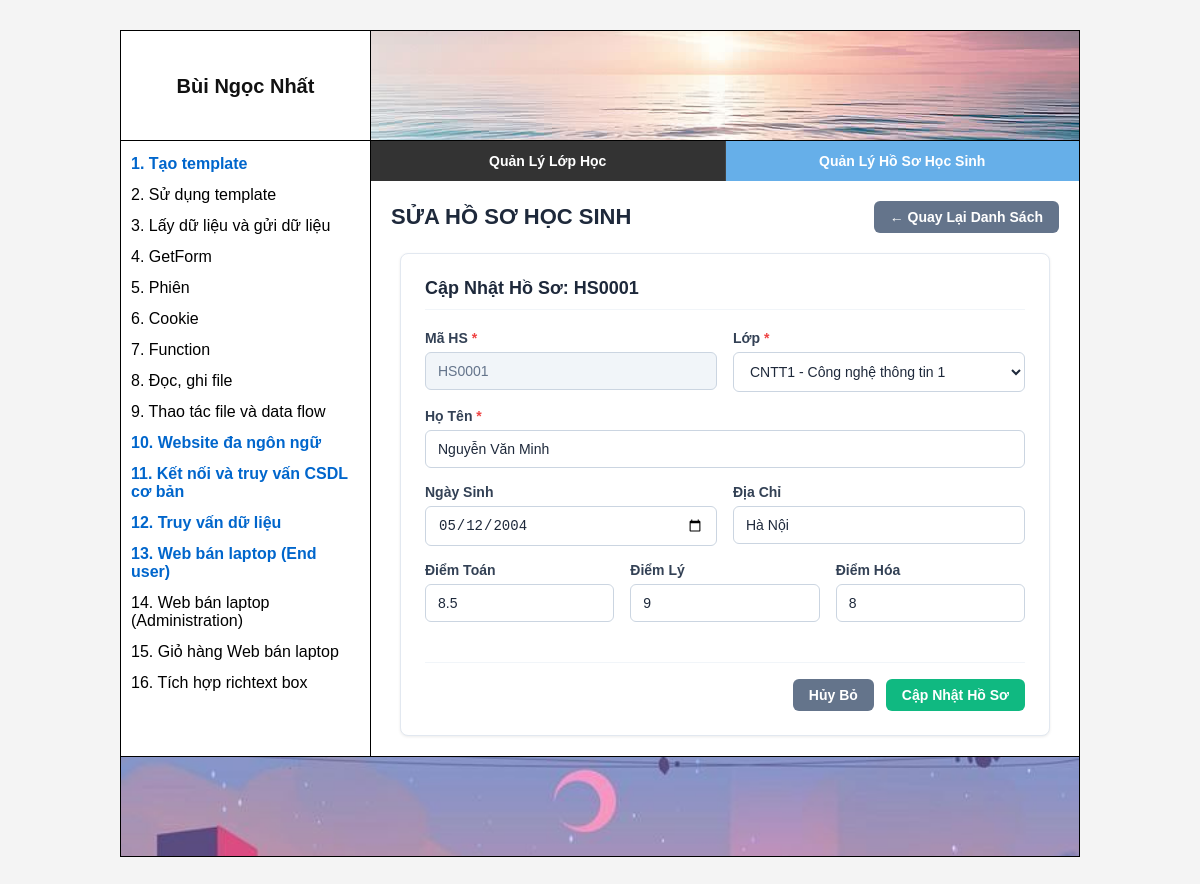
The page /Bai11/index.php?page=hoso_form&id=HS0001 on the database its author committed.
### tables this page shows
CREATE TABLE HOSO (
    MAHS CHAR(8) PRIMARY KEY,
    HOTEN VARCHAR(50) NOT NULL,
    NGAYSINH DATE,
    DIACHI VARCHAR(150),
    LOP CHAR(6),
    DIEMTOAN FLOAT DEFAULT 0,
    DIEMLY FLOAT DEFAULT 0,
    DIEMHOA FLOAT DEFAULT 0,
    CONSTRAINT fk_hoso_lop FOREIGN KEY (LOP) REFERENCES LOP(MALOP) ON UPDATE CASCADE ON DELETE RESTRICT
);

### Bai11/pages/hoso_form.php (the view, shortened to what this page needs)
<?php
require_once __DIR__ . '/../connect.php';
$is_edit  = false;
$id       = "";
$hoten    = "";
$ngaysinh = "";
$diachi   = "";
$malop    = "";
$dtoan    = 0;
$dly      = 0;
$dhoa     = 0;
if (isset($_GET['id']) && !empty($_GET['id'])) {
    $is_edit = true;
    $id = mysqli_real_escape_string($conn, $_GET['id']);
    $sql = "SELECT * FROM HOSO WHERE MAHS = '{$id}'";
    $result = mysqli_query($conn, $sql);
    if ($result && $row = mysqli_fetch_assoc($result)) {
        $hoten    = $row['HOTEN'];
        $ngaysinh = $row['NGAYSINH'];
        $diachi   = $row['DIACHI'];
        $malop    = $row['LOP'];
        $dtoan    = $row['DIEMTOAN'];
        $dly      = $row['DIEMLY'];
        $dhoa     = $row['DIEMHOA'];
    }
}
$sql_lop = "SELECT MALOP, TENLOP FROM LOP ORDER BY MALOP ASC";
$res_lop = mysqli_query($conn, $sql_lop);
?>
<div class="page-header">
    <h2 class="page-title"><?= $is_edit ? "SỬA HỒ SƠ HỌC SINH" : "THÊM HỒ SƠ HỌC SINH MỚI" ?></h2>
    <div class="action-bar">
        <a href="index.php?page=hoso_list" class="btn btn-secondary">&larr; Quay Lại Danh Sách</a>
    </div>
</div>
<div class="form-card">
    <div class="form-title"><?= $is_edit ? "Cập Nhật Hồ Sơ: <strong>{$id}</strong>" : "Nhập Thông Tin Học Sinh Mới" ?></div>
    <form action="index.php?page=hoso_form<?= $is_edit ? '&id=' . urlencode($id) : '' ?>" method="POST">
        <div class="form-group-row">
            <div class="form-group">
                <label class="form-label" for="mahs">Mã HS <span class="required">*</span></label>
                <input type="text" id="mahs" name="mahs" class="form-control"
                    value="<?= htmlspecialchars($id) ?>"
                    <?= $is_edit ? 'readonly' : '' ?>
                    placeholder="Ví dụ: HS01" maxlength="8" required>
            </div>
            <div class="form-group">
                <label class="form-label" for="lop">Lớp <span class="required">*</span></label>
                <select id="lop" name="lop" class="form-control" required>
                    <?php
                    if ($res_lop && mysqli_num_rows($res_lop) > 0) {
                        while ($r_lop = mysqli_fetch_assoc($res_lop)) {
                            $selected = ($malop === $r_lop['MALOP']) ? 'selected' : '';
                            echo "<option value='{$r_lop['MALOP']}' {$selected}>{$r_lop['MALOP']} - {$r_lop['TENLOP']}</option>";
                        }
                    }
                    ?>
                </select>
            </div>
        </div>
        <div class="form-group">
            <label class="form-label" for="hoten">Họ Tên <span class="required">*</span></label>
            <input type="text" id="hoten" name="hoten" class="form-control"
                value="<?= htmlspecialchars($hoten) ?>"
                placeholder="Ví dụ: Nguyen Van A" maxlength="50" required>
        </div>
        <div class="form-group-row">
            <div class="form-group">
                <label class="form-label" for="ngaysinh">Ngày Sinh</label>
                <input type="date" id="ngaysinh" name="ngaysinh" class="form-control"
                    value="<?= htmlspecialchars($ngaysinh) ?>">
            </div>
            <div class="form-group">
                <label class="form-label" for="diachi">Địa Chỉ</label>
                <input type="text" id="diachi" name="diachi" class="form-control"
                    value="<?= htmlspecialchars($diachi) ?>"
                    placeholder="Ví dụ: Ha Noi" maxlength="150">
            </div>
        </div>
        <div class="form-group-row">
            <div class="form-group">
                <label class="form-label" for="dtoan">Điểm Toán</label>
                <input type="number" step="0.1" min="0" max="10" id="dtoan" name="dtoan" class="form-control"
                    value="<?= htmlspecialchars($dtoan) ?>" placeholder="0 - 10" required>
            </div>
            <div class="form-group">
                <label class="form-label" for="dly">Điểm Lý</label>
                <input type="number" step="0.1" min="0" max="10" id="dly" name="dly" class="form-control"
                    value="<?= htmlspecialchars($dly) ?>" placeholder="0 - 10" required>
            </div>
            <div class="form-group">
                <label class="form-label" for="dhoa">Điểm Hóa</label>
                <input type="number" step="0.1" min="0" max="10" id="dhoa" name="dhoa" class="form-control"
                    value="<?= htmlspecialchars($dhoa) ?>" placeholder="0 - 10" required>
            </div>
        </div>
        <div class="form-actions">
            <a href="index.php?page=hoso_list" class="btn btn-secondary">Hủy Bỏ</a>
            <input type="submit" name="btnLuu" value="<?= $is_edit ? 'Cập Nhật Hồ Sơ' : 'Lưu Dữ Liệu' ?>" class="btn btn-success">
        </div>
    </form>
</div>

### src/css/common.css (style rules this page uses)
* { box-sizing: border-box; margin: 0; padding: 0; }
body { font-family: Arial, sans-serif; background-color: #f4f4f4; }

### Bai11/style.css (style rules this page uses)
.page-header { display: flex; justify-content: space-between; align-items: center; margin-bottom: 20px; }
.page-title { font-size: 22px; color: #1e293b; margin: 0; font-weight: 700; }
.action-bar { display: flex; gap: 10px; }
.btn { display: inline-flex; align-items: center; justify-content: center; padding: 8px 16px; border-radius: 6px; font-size: 14px; font-weight: 600; cursor: pointer; text-decoration: none; border: none; transition: all 0.2s ease; }
.btn-success { background-color: #10b981; color: #ffffff; }
.btn-secondary { background-color: #64748b; color: #ffffff; }
.form-card { background: #ffffff; border-radius: 8px; border: 1px solid #e2e8f0; box-shadow: 0 1px 3px rgba(0, 0, 0, 0.08); padding: 24px; max-width: 650px; margin: 0 auto; }
.form-title { font-size: 18px; font-weight: 700; color: #1e293b; margin-bottom: 20px; padding-bottom: 10px; border-bottom: 1px solid #f1f5f9; }
.form-group { display: flex; flex-direction: column; margin-bottom: 16px; }
.form-group-row { display: flex; gap: 16px; }
.form-group-row .form-group { flex: 1; }
.form-label { font-size: 14px; font-weight: 600; color: #334155; margin-bottom: 6px; }
.form-label .required { color: #ef4444; }
.form-control { width: 100%; padding: 10px 12px; font-size: 14px; border: 1px solid #cbd5e1; border-radius: 6px; background-color: #ffffff; color: #1e293b; box-sizing: border-box; transition: border-color 0.2s, box-shadow 0.2s; }
.form-control:disabled, .form-control[readonly] { background-color: #f1f5f9; color: #64748b; cursor: not-allowed; }
.form-actions { display: flex; justify-content: flex-end; gap: 12px; margin-top: 24px; padding-top: 16px; border-top: 1px solid #f1f5f9; }

### rows shown on the page
hoso: hoten "Nguyễn Văn Minh", ngaysinh "05/12/2004", diachi "Hà Nội", dtoan "8.5", dly "9", dhoa "8"

### other values the page prints
$id "HS0001"
form field lop "CNTT1 - Công nghệ thông tin 1"
